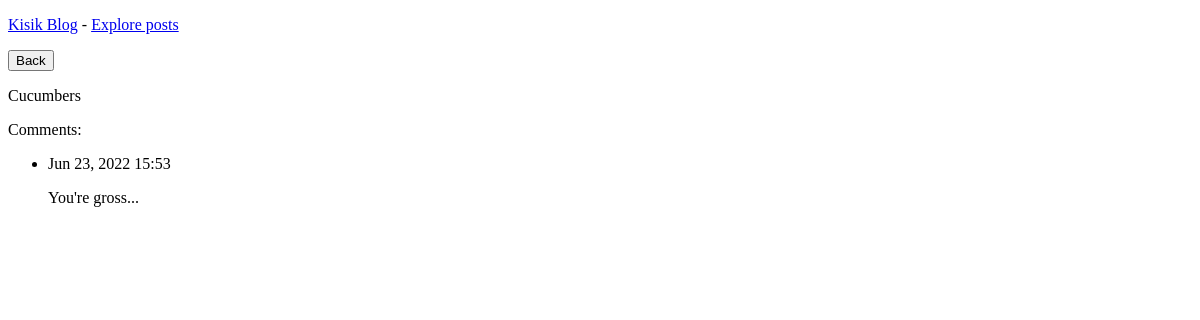
Page /more/1/ on the earlier database version.
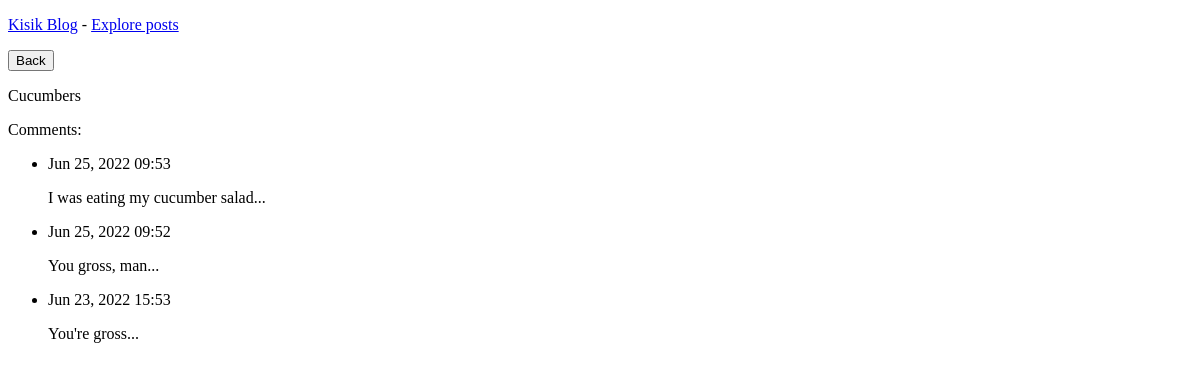
Same page on the later database version.
### tweets/models.py (models this page shows, shortened)
class PrivateComments(models.Model):
    post = models.ForeignKey(PrivatePost, on_delete=models.CASCADE)
    text = models.TextField(max_length=500)
    date_added = models.DateTimeField(auto_now_add=True)

### tweets/views.py (the view)
# urls.py: path('more/<int:post_id>/', views.priv_com, name='priv_com'),
def priv_com(request, post_id):
    post = PrivatePost.objects.get(id=post_id)
    comments = post.privatecomments_set.order_by('-date_added')
    context = {'post': post, 'comments': comments}
    return render(request, 'tweets/priv_com.html', context)

### tweets/templates/tweets/priv_com.html (shortened to what this page needs)
<!DOCTYPE html>
<html lang="en">
<head>
    {% extends "tweets/base.html" %}
{% block content %}
  <input type="button" onclick="history.back();" value="Back"/>
  <p>{{ post.title }}</p>
  <p>Comments:</p>
  <ul>
      {% for comment in comments %}
        <li>
            <p>{{ comment.date_added|date:'M d, Y H:i' }}</p>
            <p>{{ comment.text|linebreaks }}</p>
        </li>
      {% empty %}
        <li>No comments yet</li>
      {% endfor %}
  </ul>
{% endblock content %}

Differences in the rows shown:
added PrivateComments: date_added "Jun 25, 2022 09:53", text "I was eating my cucumber salad..."
added PrivateComments: date_added "Jun 25, 2022 09:52", text "You gross, man..."
